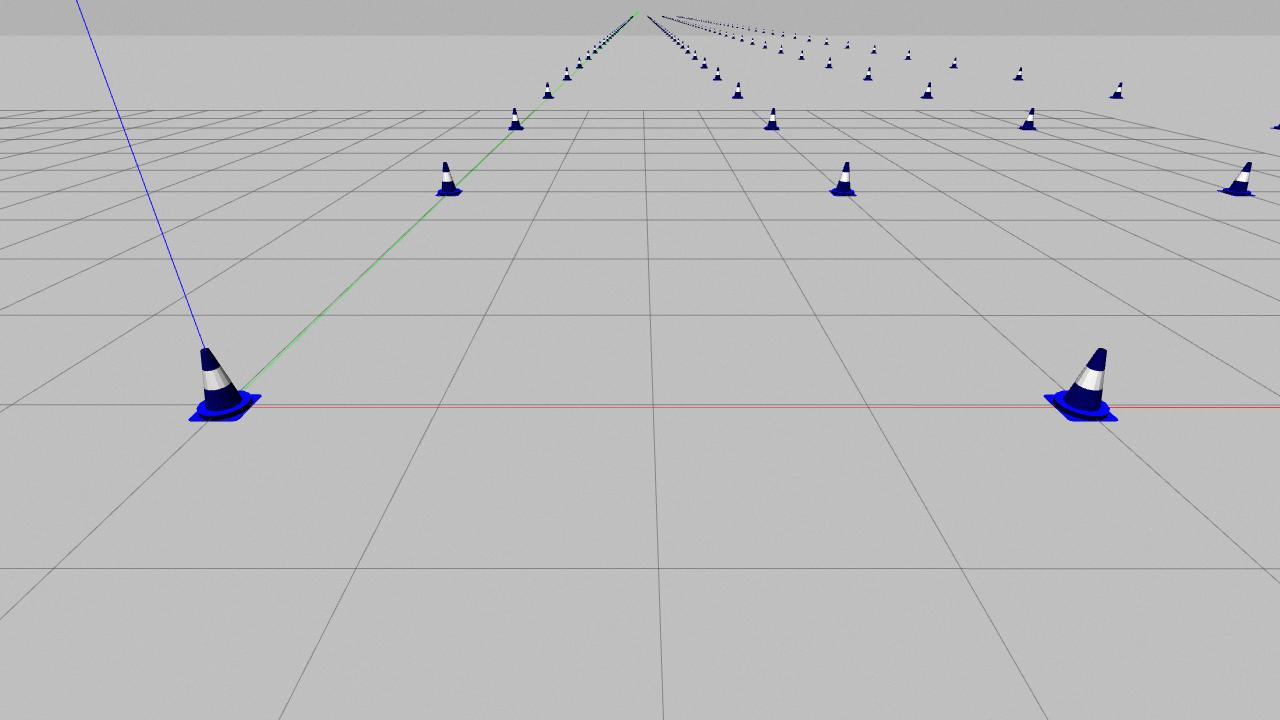
#> input picture BEV/mats/1m-30d-t5.jpg, 1280 x 720 px
$ python generateMap.py
#> lines starting #> are read from the running program, lines starting #| are printed output that depends on the picture
### BEV/IPM_helper.py
# all kinds of stuff
# needs cleaning up
# order_points, show_figure, show_figure_m the first to go


import cv2
import numpy as np
import matplotlib.pyplot as plt
from imutils import paths
import imutils
from math import sqrt

def bbox2points(IM_WIDTH, IM_HEIGHT, yolo_path):
    # reads the annotation .txt file (yolo_path)
    # extracts the bounding box info for all objects in the image ( [class, x_center, y_center, w, h])
    # converts Bounding Box format to singular points
    # BBox: [x_center, y_center, w, h] -> Point [x, y] = [x_center, y_center-h/2]
    # returns:
    #  (int) number of cones N,
    #  (int[N, 2]) points of cones in pixels,
    #  (int[N]) classes
    num_cones = sum(1 for line in open(yolo_path))
    cones = np.zeros((num_cones,5),dtype=float)
    pts = np.zeros((num_cones,2), dtype=float)
    classes = np.zeros((num_cones,1))
    cone_ins = 0

    for line in open(yolo_path):
        num_count = 0
        for nums in line.split():
            cones[cone_ins, num_count] = float(nums)
            num_count += 1

        cone_class = cones[cone_ins, 0]
        classes[cone_ins] = cone_class
        cones[cone_ins, 1] = cones[cone_ins, 1]*IM_WIDTH  #X
        cones[cone_ins, 2] = cones[cone_ins, 2]*IM_HEIGHT  #Y
        cones[cone_ins, 3] = cones[cone_ins, 3] * IM_WIDTH  #width
        cones[cone_ins, 4] = cones[cone_ins, 4] * IM_HEIGHT  #height

        # cones[cone_ins,5] = cones[cone_ins,4] / cones[cone_ins,3]

        pts[cone_ins, 0] = cones[cone_ins, 1]  # X
        pts[cone_ins, 1] = cones[cone_ins, 2]+cones[cone_ins, 4]/2  # Y-h/2

        # cone_center = (cones[cone_ins, 1]*IM_WIDTH,cones[cone_ins, 2]*IM_HEIGHT)
        # cone_width = cones[cone_ins, 3] * IM_WIDTH
        # cone_height = cones[cone_ins, 4] * IM_HEIGHT
        cone_ins += 1


    return cone_ins, pts, classes


# [51 lines left out: functions darknetClass2index, ros_bbox2points, not called in this run]


def annotate(img, p, f, color):
    plt.imshow(cv2.cvtColor(img, cv2.COLOR_BGR2RGB)) # Show results
    i = 0
    for point in p:
        plt.annotate(str(p[i].astype(int)), xy=(p[i][0], p[i][1]), xycoords='data',
                    xytext=(-80, 10), textcoords='offset pixels',
                    arrowprops=dict(arrowstyle="->"))
        plt.scatter(p[i][0], p[i][1], s=15, c=color, marker='o')
        i+=1
    return f


# [53 lines left out: functions annotate_m, offset_xy, px_to_meters, not called in this run]


# [6 lines that do not run on import are left out]

### BEV/generateMap.py
# generateMap.py
# READS
# a projective transformation matrix M (map),
# the bounding boxes from the annotation .txt
#
# PERFORMS
# calculate pixel coordinates of cones based on their BBoxes
# map pixel coordinates to meter coordinates (x,y) in front of vehicle
#
# RETURNS
# - an array with classes,x,y of cones in meters
# SAVES
# the map to a -M.csv

import cv2
import numpy as np
import matplotlib.pyplot as plt
import IPM_helper as helper
import time
import os
# P A R A M E T E R S  ---------------------------------------------------------

IMAGE_H = 720
IMAGE_W = 1280
WARPED_IMG_H = 2000
WARPED_IMG_W = 2000

Fx = 100
Fy = 100

cone_x_dist = 2  #bottom and top cones are 2m apart on the x axis
cone_y_dist = 6  #bottom cones are 6m ahead of the top ones on the y axis

img_path = 'mats/1m-30d-t5.jpg'
src = np.float32([[471, 170], [819, 170], [1263, 568], [52, 568]])   #1M - 30D - T5

# img_path = 'mats/x05-y0-d15.jpg'
# src = np.float32([[553, 290] , [737, 290] , [1240, 589], [107 , 589]])       #(0.5, 0)M - 15D - T5 AUGMENTED


# P A R A M E T E R S  E N D ---------------------------------------------------------


img = cv2.imread(img_path) # Read the test img
#> img is the input picture: shape (720, 1280, 3); mean B, G, R 188.3, 187.5, 187.6

# load points from annotation .txt

dst = np.float32([[WARPED_IMG_W/2, WARPED_IMG_H-cone_y_dist*Fy], [WARPED_IMG_W/2+cone_x_dist*Fx,  WARPED_IMG_H-cone_y_dist*Fy], [WARPED_IMG_W/2+cone_x_dist*Fx, WARPED_IMG_H], [WARPED_IMG_W/2, WARPED_IMG_H]])   #(0.5, 0)M - 15D - T5 AUGMENTED
yolo_path = os.path.splitext(img_path)[0]+'.txt'
cones_no, p, classes = helper.bbox2points(IMAGE_W, IMAGE_H, yolo_path)
#> (reads BEV/mats/1m-30d-t5.txt from the repository)


# GET IMAGE TRANSFORM MATRICES
M = cv2.getPerspectiveTransform(src, dst) # The transformation matrix
Minv = cv2.getPerspectiveTransform(dst, src) # Inverse transformation

# GET FIGURE OF INITIAL IMAGE WITH PTS
f1 = plt.figure()
helper.annotate(img, src, f1, 'green')
helper.annotate(img, p, f1, 'red')

# TRANSFORM IMAGE AND POINTS TO BEV
src_trans = cv2.perspectiveTransform(np.array([src]), M)
p_trans = cv2.perspectiveTransform(np.array([p]), M)
warped_img = cv2.warpPerspective(img, M, (WARPED_IMG_W, WARPED_IMG_H)) # Image warping
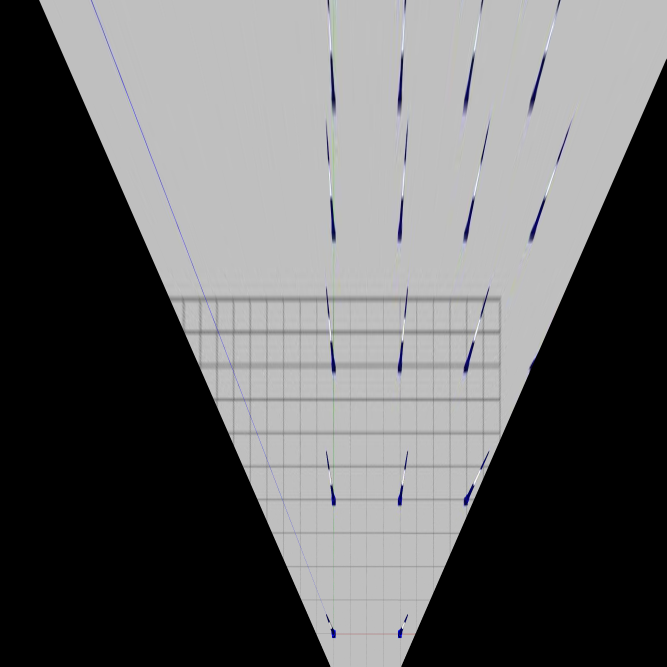
#> warped_img: shape (2000, 2000, 3) (shown at 1/3 size); mean B, G, R 101.8, 101.4, 101.3

# PLOT IMAGE + POINTS
f2 = plt.figure()
helper.annotate(warped_img, src_trans[0], f2, 'green')
helper.annotate(warped_img, p_trans[0], f2, 'red')
plt.show(block=True)
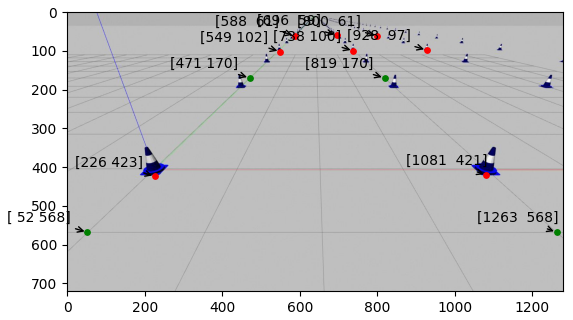
#> figure drawn by matplotlib, 1 panel
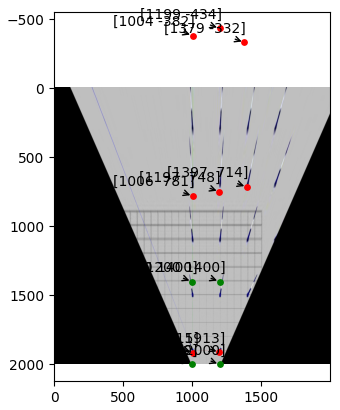
#> figure drawn by matplotlib, 1 panel

save_path_M = os.path.splitext(img_path)[0]+'-M.csv'
np.savetxt(save_path_M,M, fmt='%.7e',header='Birds Eye View transform matrix')
np.savetxt("mats/Minv.csv",Minv, fmt='%.7e',header='Birds Eye View inverse transform matrix')
# M2 = np.genfromtxt("M.csv")
